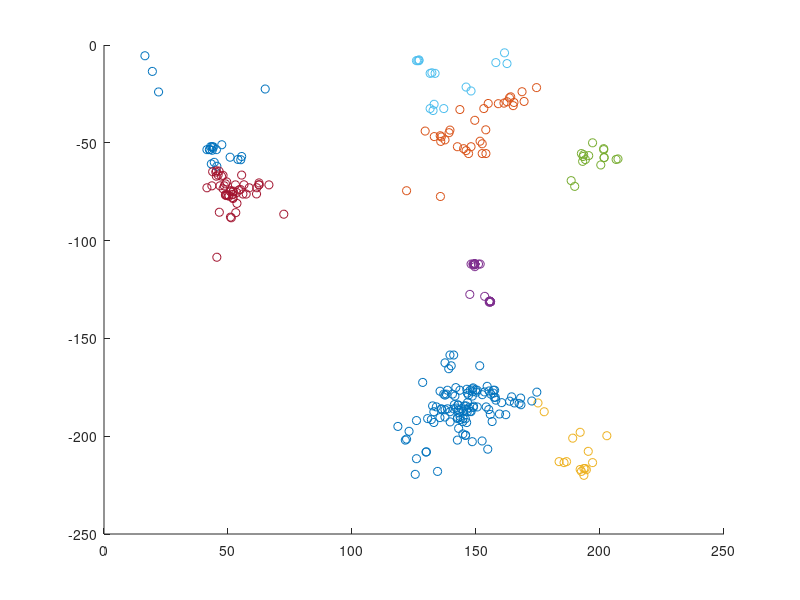

This chart was generated by the following MATLAB code:
clear all;

x = [153.5, 155.75970458984375, 139.5, 147.5, 194.5, 145.7220458984375, 130.0, 192.0, 140.0, 189.0, 129.82827758789062, 151.5, 148.5, 154.7439727783203, 142.5, 202.75714111328125, 145.80140686035156, 137.47216796875, 141.30262756347656, 155.83876037597656, 155.83876037597656, 156.0, 134.0, 142.6747589111328, 51.832908630371094, 49.0, 50.20646667480469, 52.0, 161.27777099609375, 174.40988159179688, 168.56532287597656, 162.5, 165.2992706298828, 151.0, 155.83876037597656, 155.83876037597656, 134.5, 146.60247802734375, 192.0, 143.56016540527344, 157.0, 151.68182373046875, 65.0, 16.5, 148.0, 148.75926208496094, 295.0, 149.5, 149.5, 149.5, 49.5, 19.5, 49.0, 126.0, 140.5, 155.5, 52.109195709228516, 137.0, 51.333431243896484, 135.5, 46.5, 188.37258911132812, 45.5, 49.5, 189.79791259765625, 48.0, 193.41014099121094, 51.0, 206.5, 53.132076263427734, 53.61731719970703, 54.414974212646484, 58.554893493652344, 53.0, 57.32532501220703, 55.0, 55.5, 149.5, 155.5, 66.5, 127.0, 155.6199951171875, 137.5, 62.5, 154.5, 146.2666778564453, 144.80130004882812, 55.5, 148.60655212402344, 137.5, 155.2757568359375, 163.5, 164.0, 55.140567779541016, 149.8378448486328, 150.5, 148.8378448486328, 54.0, 288.0, 62.5, 194.09719848632812, 149.5, 155.5, 56.01261901855469, 56.435855865478516, 62.5, 61.5854377746582, 46.75, 126.0, 45.33094787597656, 48.0, 152.462646484375, 155.5, 50.842247009277344, 194.0, 145.73655700683594, 139.0, 47.38307189941406, 192.5, 142.5, 193.5, 143.6693572998047, 147.6392364501953, 201.5, 143.5, 201.5, 138.0, 195.44444274902344, 45.090232849121094, 44.460853576660156, 45.5, 148.57313537597656, 42.70467758178711, 126.5, 152.5592498779297, 43.5, 157.31509399414062, 45.34375, 157.7847900390625, 49.0, 168.0, 147.0, 127.0, 149.5, 46.0, 46.39848709106445, 150.15664672851562, 118.5, 159.45291137695312, 141.0, 47.5, 141.86627197265625, 141.50643920898438, 195.26271057128906, 144.71755981445312, 186.5, 122.0, 139.57321166992188, 143.0, 168.1188201904297, 156.5, 138.5, 193.0, 133.0, 157.5, 151.63438415527344, 130.5, 154.0, 122.0, 159.0, 48.5, 152.5, 152.5, 133.17605590820312, 169.3851318359375, 132.0, 49.5, 149.5, 146.264892578125, 165.0, 146.43714904785156, 146.2270965576172, 44.0, 144.6584014892578, 147.62229919433594, 153.14706420898438, 155.5, 149.5, 22.0, 44.0, 41.5, 42.5, 135.65579223632812, 153.94580078125, 43.0, 43.81174850463867, 154.92420959472656, 43.26888656616211, 146.0, 43.62080383300781, 135.57093811035156, 148.0, 145.0, 142.5, 147.0, 146.0, 148.0, 135.7847900390625, 143.5, 139.5, 139.1279296875, 132.6855010986328, 136.0, 133.1079559326172, 129.5, 131.5, 132.21453857421875, 51.083290100097656, 137.5, 148.5, 52.00162887573242, 183.5, 153.4583282470703, 125.5, 185.5, 207.24647521972656, 174.5294189453125, 200.31863403320312, 163.56173706054688, 201.61563110351562, 167.3756866455078, 201.68605041503906, 131.5, 72.5, 41.5, 50.39442825317383, 177.5, 137.0, 175.0, 43.5, 172.5, 158.0, 165.5, 146.5, 150.5, 160.3427276611328, 132.5, 158.0, 141.0, 161.5, 154.1021270751953, 155.1489715576172, 145.31060791015625, 149.0, 53.49600601196289, 136.11764526367188, 164.3589630126953, 146.0, 52.0, 192.5, 142.84091186523438, 45.28533935546875, 147.0, 145.03121948242188, 142.57830810546875, 197.0, 148.0, 133.0, 193.5, 135.46969604492188, 197.0, 149.5, 162.5, 136.0, 133.5, 138.5, 144.1519012451172, 149.0, 123.0, 148.89569091796875, 51.0, 162.0, 139.5, 52.0, 193.1750030517578, 149.5, 141.9451446533203, 121.5, 155.3333282470703, 142.88075256347656, 137.5, 143.0, 128.5, 149.129638671875, 126.0, 157.0, 61.5]';


y= [128.5, 188.86138916015625, 158.5, 127.5, 217.13157653808594, 191.1198272705078, 208.0, 198.0, 164.0, 201.0, 208.10919189453125, 164.0, 202.80262756347656, 206.63803100585938, 202.0, 199.75714111328125, 199.42056274414062, 190.2130584716797, 183.82894897460938, 131.29132080078125, 131.29132080078125, 178.5, 185.0, 184.08251953125, 76.33989715576172, 76.78260803222656, 76.77362823486328, 76.5, 29.72222137451172, 21.787858963012695, 23.886934280395508, 29.0, 29.375911712646484, 112.0, 131.29132080078125, 131.29132080078125, 218.0, 182.81365966796875, 217.0, 189.9696807861328, 176.5, 112.0, 22.5, 5.5, 112.0, 112.00000762939453, 172.5, 112.0, 112.0, 112.0, 77.0, 13.5, 76.5, 211.5, 178.5, 131.0, 74.69540405273438, 178.5, 88.33641052246094, 177.0, 85.5, 69.34475708007812, 108.5, 76.5, 72.276123046875, 73.5, 56.078224182128906, 88.0, 58.5, 85.70282745361328, 80.98603057861328, 74.08259582519531, 73.00318908691406, 71.5, 76.20240020751953, 73.8515625, 66.5, 113.32882690429688, 131.0, 71.5, 8.0, 131.13999938964844, 162.5, 71.5, 174.5, 175.99691772460938, 190.85667419433594, 57.0, 175.8114776611328, 179.0, 176.86968994140625, 27.0, 26.5, 58.64234924316406, 176.29730224609375, 176.5, 175.29730224609375, 58.5, 217.0, 71.5, 58.58116149902344, 112.0, 131.0, 76.18296813964844, 71.46134948730469, 70.5, 72.97378540039062, 72.0, 8.0, 64.30364227294922, 66.6551742553711, 202.43531799316406, 131.0, 57.366310119628906, 216.5, 199.60537719726562, 165.5, 67.06459045410156, 218.0, 191.0, 216.5, 191.48802185058594, 176.56329345703125, 53.5, 176.5, 53.0, 178.5, 56.55555725097656, 64.9692153930664, 59.983097076416016, 62.0, 177.28219604492188, 53.45906448364258, 8.0, 178.77456665039062, 52.0, 180.10574340820312, 53.5, 180.15203857421875, 71.0, 180.5, 179.0, 7.599999904632568, 112.0, 66.5, 64.4697265625, 177.48712158203125, 195.0, 188.65235900878906, 158.5, 51.0, 175.156005859375, 179.4849853515625, 207.73728942871094, 198.85877990722656, 213.0, 201.5, 192.6926727294922, 188.0, 183.9147186279297, 192.5, 176.5, 59.5, 193.0, 176.5, 49.18072509765625, 191.0, 55.5, 74.5, 30.0, 72.0, 55.5, 50.5, 46.823944091796875, 28.85671043395996, 191.5, 70.0, 38.5, 186.3174591064453, 31.0, 187.55545043945312, 193.02694702148438, 52.0, 192.56150817871094, 187.32029724121094, 32.5, 131.0, 112.0, 24.0, 52.5, 53.5, 53.5, 77.44746398925781, 43.35889434814453, 52.0, 64.77635192871094, 29.89311408996582, 60.805755615234375, 21.5, 53.8006706237793, 46.39158248901367, 23.5, 53.0, 52.0, 55.5, 54.0, 52.0, 49.29087829589844, 33.0, 43.5, 44.83027648925781, 33.50843048095703, 47.0, 30.306915283203125, 44.0, 32.5, 14.221817970275879, 74.46641540527344, 48.5, 179.5, 75.03094482421875, 213.0, 177.375, 219.5, 213.5, 58.24647903442383, 177.4705810546875, 61.3337516784668, 182.0930938720703, 57.588077545166016, 183.22398376464844, 57.5, 14.5, 86.5, 73.0, 77.27535247802734, 187.5, 32.5, 183.0, 72.0, 182.0, 181.55999755859375, 183.0, 178.0, 185.051025390625, 182.8471221923828, 184.5, 9.0, 186.0, 4.0, 185.02487182617188, 186.38702392578125, 184.52272033691406, 112.0, 75.42276763916016, 186.23529052734375, 179.87864685058594, 184.5, 78.5, 55.5, 184.02272033691406, 67.05497741699219, 185.5, 187.164306640625, 190.48805236816406, 213.5, 187.448974609375, 187.5, 220.0, 190.5, 50.0, 112.0, 9.5, 186.0, 14.5, 186.0, 185.92393493652344, 184.64999389648438, 197.5, 185.29136657714844, 75.0, 189.0, 187.5, 78.0, 57.0, 112.0, 185.60934448242188, 202.0, 131.5, 186.57113647460938, 186.5, 196.0, 172.5, 112.5, 192.0, 178.0, 76.140625]';

y=-y;

c = [x,y];

eva = evalclusters(c,'kmeans','DaviesBouldin','KList',[1:10])


for i=1:eva.OptimalK
    if sum(eva.OptimalY==i)>15
        scatter(c(eva.OptimalY==i,1),c(eva.OptimalY==i,2)); hold on;
        xlim = [0 255]
        ylim = [0 -255]
    end
end

